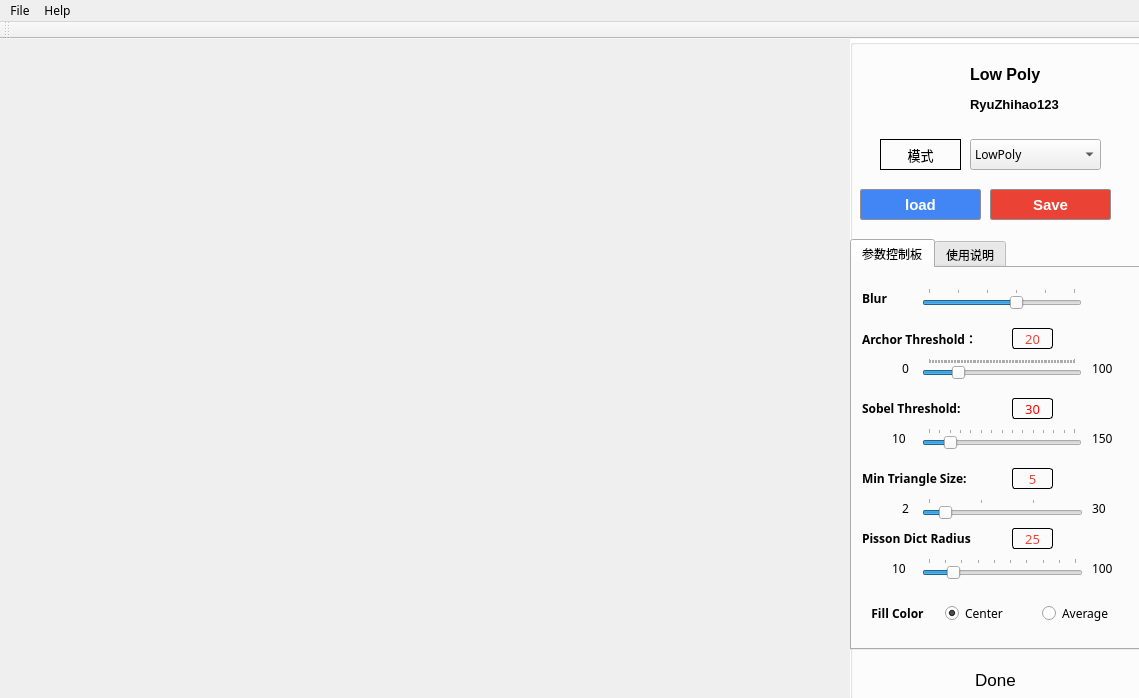
<?xml version="1.0" encoding="UTF-8"?>
<ui version="4.0">
 <class>MainWindow</class>
 <widget class="QMainWindow" name="MainWindow">
  <property name="geometry">
   <rect>
    <x>0</x>
    <y>0</y>
    <width>1139</width>
    <height>698</height>
   </rect>
  </property>
  <property name="font">
   <font>
    <family>微软雅黑</family>
   </font>
  </property>
  <property name="windowTitle">
   <string>MainWindow</string>
  </property>
  <widget class="QWidget" name="centralWidget">
   <widget class="QGroupBox" name="groupBox">
    <property name="geometry">
     <rect>
      <x>850</x>
      <y>0</y>
      <width>291</width>
      <height>661</height>
     </rect>
    </property>
    <property name="font">
     <font/>
    </property>
    <property name="styleSheet">
     <string notr="true">QGroupBox{
	background-color:rgb(255,255,255);
}</string>
    </property>
    <property name="title">
     <string/>
    </property>
    <widget class="QComboBox" name="cbxMode">
     <property name="geometry">
      <rect>
       <x>120</x>
       <y>100</y>
       <width>131</width>
       <height>31</height>
      </rect>
     </property>
     <property name="font">
      <font>
       <family>微软雅黑</family>
      </font>
     </property>
     <property name="currentIndex">
      <number>3</number>
     </property>
     <item>
      <property name="text">
       <string>OriginImage</string>
      </property>
     </item>
     <item>
      <property name="text">
       <string>BlurImage</string>
      </property>
     </item>
     <item>
      <property name="text">
       <string>EdgeImage</string>
      </property>
     </item>
     <item>
      <property name="text">
       <string>LowPoly</string>
      </property>
     </item>
     <item>
      <property name="text">
       <string>***Process</string>
      </property>
     </item>
    </widget>
    <widget class="QPushButton" name="btnLoad">
     <property name="geometry">
      <rect>
       <x>10</x>
       <y>150</y>
       <width>121</width>
       <height>31</height>
      </rect>
     </property>
     <property name="font">
      <font>
       <pointsize>11</pointsize>
       <weight>75</weight>
       <bold>true</bold>
      </font>
     </property>
     <property name="styleSheet">
      <string notr="true">QPushButton {
    border: 1px solid #8f8f91;
    border-radius: 2px;
    background-color: rgb(66,133,244);
    min-width: 80px;
    color:#FFFFFF;
}

QPushButton:hover{
    border: 1px solid #8f8f91;
    border-radius: 3px;
    background-color: qlineargradient(x1: 0, y1: 0, x2: 0, y2: 1,stop: 0 #5295F4, stop: 1 #4285F4);
    min-width: 80px;
}

QPushButton :pressed{
    border: 1px solid #8f8f91;
    border-radius: 2px;
    background-color: qlineargradient(x1: 0, y1: 0, x2: 0, y2: 1,stop: 0 #5295F4, stop: 1 #4285F4);
    min-width: 80px;
    color:#FFFFFF;
}


</string>
     </property>
     <property name="text">
      <string>load</string>
     </property>
    </widget>
    <widget class="QTabWidget" name="tabWidget">
     <property name="geometry">
      <rect>
       <x>0</x>
       <y>200</y>
       <width>291</width>
       <height>411</height>
      </rect>
     </property>
     <property name="font">
      <font>
       <family>微软雅黑</family>
      </font>
     </property>
     <property name="currentIndex">
      <number>0</number>
     </property>
     <widget class="QWidget" name="tab_2">
      <attribute name="title">
       <string>参数控制板</string>
      </attribute>
      <widget class="QLabel" name="label_4">
       <property name="geometry">
        <rect>
         <x>10</x>
         <y>260</y>
         <width>161</width>
         <height>20</height>
        </rect>
       </property>
       <property name="font">
        <font>
         <family>微软雅黑</family>
         <weight>75</weight>
         <bold>true</bold>
        </font>
       </property>
       <property name="text">
        <string>Pisson Dict Radius</string>
       </property>
      </widget>
      <widget class="QLabel" name="lblArchorThreshold">
       <property name="geometry">
        <rect>
         <x>160</x>
         <y>60</y>
         <width>41</width>
         <height>21</height>
        </rect>
       </property>
       <property name="font">
        <font>
         <family>微软雅黑</family>
         <pointsize>10</pointsize>
         <weight>9</weight>
         <italic>false</italic>
         <bold>false</bold>
        </font>
       </property>
       <property name="styleSheet">
        <string notr="true">font: 75 10pt &quot;微软雅黑&quot;;
color: #EA4335;
border:1px solid;
border-radius:3px;</string>
       </property>
       <property name="text">
        <string>20</string>
       </property>
       <property name="alignment">
        <set>Qt::AlignCenter</set>
       </property>
      </widget>
      <widget class="QSlider" name="sliderSobelThreshold">
       <property name="geometry">
        <rect>
         <x>70</x>
         <y>160</y>
         <width>160</width>
         <height>22</height>
        </rect>
       </property>
       <property name="font">
        <font>
         <family>微软雅黑</family>
        </font>
       </property>
       <property name="minimum">
        <number>10</number>
       </property>
       <property name="maximum">
        <number>150</number>
       </property>
       <property name="value">
        <number>30</number>
       </property>
       <property name="orientation">
        <enum>Qt::Horizontal</enum>
       </property>
       <property name="tickPosition">
        <enum>QSlider::TicksAbove</enum>
       </property>
      </widget>
      <widget class="QLabel" name="label_14">
       <property name="geometry">
        <rect>
         <x>40</x>
         <y>290</y>
         <width>21</width>
         <height>21</height>
        </rect>
       </property>
       <property name="font">
        <font>
         <family>微软雅黑</family>
        </font>
       </property>
       <property name="text">
        <string>10</string>
       </property>
      </widget>
      <widget class="QLabel" name="label_11">
       <property name="geometry">
        <rect>
         <x>240</x>
         <y>230</y>
         <width>21</width>
         <height>21</height>
        </rect>
       </property>
       <property name="font">
        <font>
         <family>微软雅黑</family>
        </font>
       </property>
       <property name="text">
        <string>30</string>
       </property>
      </widget>
      <widget class="QSlider" name="sliderEdgePoints">
       <property name="geometry">
        <rect>
         <x>70</x>
         <y>230</y>
         <width>161</width>
         <height>22</height>
        </rect>
       </property>
       <property name="font">
        <font>
         <family>微软雅黑</family>
        </font>
       </property>
       <property name="minimum">
        <number>2</number>
       </property>
       <property name="maximum">
        <number>30</number>
       </property>
       <property name="value">
        <number>5</number>
       </property>
       <property name="orientation">
        <enum>Qt::Horizontal</enum>
       </property>
       <property name="tickPosition">
        <enum>QSlider::TicksAbove</enum>
       </property>
      </widget>
      <widget class="QLabel" name="label_3">
       <property name="geometry">
        <rect>
         <x>10</x>
         <y>200</y>
         <width>161</width>
         <height>20</height>
        </rect>
       </property>
       <property name="font">
        <font>
         <family>微软雅黑</family>
         <weight>75</weight>
         <bold>true</bold>
        </font>
       </property>
       <property name="text">
        <string>Min Triangle Size:</string>
       </property>
      </widget>
      <widget class="QLabel" name="lblSobelThreshold">
       <property name="geometry">
        <rect>
         <x>160</x>
         <y>130</y>
         <width>41</width>
         <height>21</height>
        </rect>
       </property>
       <property name="font">
        <font>
         <family>微软雅黑</family>
         <pointsize>10</pointsize>
         <weight>9</weight>
         <italic>false</italic>
         <bold>false</bold>
        </font>
       </property>
       <property name="styleSheet">
        <string notr="true">font: 75 10pt &quot;微软雅黑&quot;;
color: #EA4335;
border:1px solid;
border-radius:3px;font: 75 10pt &quot;微软雅黑&quot;;
color: rgb(255, 0, 0);</string>
       </property>
       <property name="text">
        <string>30</string>
       </property>
       <property name="alignment">
        <set>Qt::AlignCenter</set>
       </property>
      </widget>
      <widget class="QLabel" name="label_9">
       <property name="geometry">
        <rect>
         <x>240</x>
         <y>160</y>
         <width>31</width>
         <height>21</height>
        </rect>
       </property>
       <property name="font">
        <font>
         <family>微软雅黑</family>
        </font>
       </property>
       <property name="text">
        <string>150</string>
       </property>
      </widget>
      <widget class="QLabel" name="label_7">
       <property name="geometry">
        <rect>
         <x>240</x>
         <y>90</y>
         <width>31</width>
         <height>21</height>
        </rect>
       </property>
       <property name="font">
        <font>
         <family>微软雅黑</family>
        </font>
       </property>
       <property name="text">
        <string>100</string>
       </property>
      </widget>
      <widget class="QLabel" name="label_16">
       <property name="geometry">
        <rect>
         <x>240</x>
         <y>290</y>
         <width>31</width>
         <height>21</height>
        </rect>
       </property>
       <property name="font">
        <font>
         <family>微软雅黑</family>
        </font>
       </property>
       <property name="text">
        <string>100</string>
       </property>
      </widget>
      <widget class="QLabel" name="label_6">
       <property name="geometry">
        <rect>
         <x>50</x>
         <y>90</y>
         <width>31</width>
         <height>21</height>
        </rect>
       </property>
       <property name="font">
        <font>
         <family>微软雅黑</family>
        </font>
       </property>
       <property name="text">
        <string>0</string>
       </property>
      </widget>
      <widget class="QLabel" name="label">
       <property name="geometry">
        <rect>
         <x>10</x>
         <y>60</y>
         <width>141</width>
         <height>21</height>
        </rect>
       </property>
       <property name="font">
        <font>
         <family>微软雅黑</family>
         <weight>75</weight>
         <bold>true</bold>
        </font>
       </property>
       <property name="text">
        <string>Archor Threshold：</string>
       </property>
      </widget>
      <widget class="QLabel" name="label_2">
       <property name="geometry">
        <rect>
         <x>10</x>
         <y>130</y>
         <width>131</width>
         <height>20</height>
        </rect>
       </property>
       <property name="font">
        <font>
         <family>微软雅黑</family>
         <weight>75</weight>
         <bold>true</bold>
        </font>
       </property>
       <property name="text">
        <string>Sobel Threshold:</string>
       </property>
      </widget>
      <widget class="QSlider" name="sliderArchorThreshold">
       <property name="geometry">
        <rect>
         <x>70</x>
         <y>90</y>
         <width>160</width>
         <height>22</height>
        </rect>
       </property>
       <property name="font">
        <font>
         <family>微软雅黑</family>
        </font>
       </property>
       <property name="maximum">
        <number>100</number>
       </property>
       <property name="pageStep">
        <number>1</number>
       </property>
       <property name="value">
        <number>20</number>
       </property>
       <property name="orientation">
        <enum>Qt::Horizontal</enum>
       </property>
       <property name="tickPosition">
        <enum>QSlider::TicksAbove</enum>
       </property>
      </widget>
      <widget class="QLabel" name="label_8">
       <property name="geometry">
        <rect>
         <x>40</x>
         <y>160</y>
         <width>21</width>
         <height>21</height>
        </rect>
       </property>
       <property name="font">
        <font>
         <family>微软雅黑</family>
        </font>
       </property>
       <property name="text">
        <string>10</string>
       </property>
      </widget>
      <widget class="QSlider" name="sliderPoissonRadius">
       <property name="geometry">
        <rect>
         <x>70</x>
         <y>290</y>
         <width>161</width>
         <height>22</height>
        </rect>
       </property>
       <property name="font">
        <font>
         <family>微软雅黑</family>
        </font>
       </property>
       <property name="minimum">
        <number>10</number>
       </property>
       <property name="maximum">
        <number>100</number>
       </property>
       <property name="value">
        <number>25</number>
       </property>
       <property name="orientation">
        <enum>Qt::Horizontal</enum>
       </property>
       <property name="tickPosition">
        <enum>QSlider::TicksAbove</enum>
       </property>
      </widget>
      <widget class="QLabel" name="lblPoissanRadius">
       <property name="geometry">
        <rect>
         <x>160</x>
         <y>260</y>
         <width>41</width>
         <height>21</height>
        </rect>
       </property>
       <property name="font">
        <font>
         <family>微软雅黑</family>
         <pointsize>10</pointsize>
         <weight>9</weight>
         <italic>false</italic>
         <bold>false</bold>
        </font>
       </property>
       <property name="styleSheet">
        <string notr="true">font: 75 10pt &quot;微软雅黑&quot;;
color: #EA4335;
border:1px solid;
border-radius:3px;</string>
       </property>
       <property name="text">
        <string>25</string>
       </property>
       <property name="alignment">
        <set>Qt::AlignCenter</set>
       </property>
      </widget>
      <widget class="QLabel" name="lblMinTriangleSize">
       <property name="geometry">
        <rect>
         <x>160</x>
         <y>200</y>
         <width>41</width>
         <height>21</height>
        </rect>
       </property>
       <property name="font">
        <font>
         <family>微软雅黑</family>
         <pointsize>10</pointsize>
         <weight>9</weight>
         <italic>false</italic>
         <bold>false</bold>
        </font>
       </property>
       <property name="styleSheet">
        <string notr="true">font: 75 10pt &quot;微软雅黑&quot;;
color: #EA4335;
border:1px solid;
border-radius:3px;</string>
       </property>
       <property name="text">
        <string>5</string>
       </property>
       <property name="alignment">
        <set>Qt::AlignCenter</set>
       </property>
      </widget>
      <widget class="QLabel" name="label_13">
       <property name="geometry">
        <rect>
         <x>50</x>
         <y>230</y>
         <width>21</width>
         <height>21</height>
        </rect>
       </property>
       <property name="font">
        <font>
         <family>微软雅黑</family>
        </font>
       </property>
       <property name="text">
        <string>2</string>
       </property>
      </widget>
      <widget class="QRadioButton" name="rBtnCenter">
       <property name="geometry">
        <rect>
         <x>93</x>
         <y>330</y>
         <width>91</width>
         <height>31</height>
        </rect>
       </property>
       <property name="font">
        <font>
         <family>微软雅黑</family>
        </font>
       </property>
       <property name="text">
        <string>Center</string>
       </property>
       <property name="checked">
        <bool>true</bool>
       </property>
      </widget>
      <widget class="QRadioButton" name="rBtnAverage">
       <property name="geometry">
        <rect>
         <x>190</x>
         <y>330</y>
         <width>91</width>
         <height>31</height>
        </rect>
       </property>
       <property name="font">
        <font>
         <family>微软雅黑</family>
         <weight>50</weight>
         <bold>false</bold>
        </font>
       </property>
       <property name="text">
        <string>Average</string>
       </property>
       <property name="checked">
        <bool>false</bool>
       </property>
      </widget>
      <widget class="QLabel" name="label_15">
       <property name="geometry">
        <rect>
         <x>0</x>
         <y>330</y>
         <width>91</width>
         <height>31</height>
        </rect>
       </property>
       <property name="font">
        <font>
         <family>微软雅黑</family>
         <weight>75</weight>
         <bold>true</bold>
        </font>
       </property>
       <property name="text">
        <string>Fill Color</string>
       </property>
       <property name="alignment">
        <set>Qt::AlignCenter</set>
       </property>
      </widget>
      <widget class="QLabel" name="label_17">
       <property name="geometry">
        <rect>
         <x>10</x>
         <y>20</y>
         <width>51</width>
         <height>21</height>
        </rect>
       </property>
       <property name="font">
        <font>
         <family>微软雅黑</family>
         <weight>75</weight>
         <bold>true</bold>
        </font>
       </property>
       <property name="text">
        <string>Blur</string>
       </property>
      </widget>
      <widget class="QSlider" name="sliderBlurRadius">
       <property name="geometry">
        <rect>
         <x>70</x>
         <y>20</y>
         <width>160</width>
         <height>22</height>
        </rect>
       </property>
       <property name="font">
        <font>
         <family>微软雅黑</family>
        </font>
       </property>
       <property name="minimum">
        <number>0</number>
       </property>
       <property name="maximum">
        <number>5</number>
       </property>
       <property name="pageStep">
        <number>1</number>
       </property>
       <property name="value">
        <number>3</number>
       </property>
       <property name="orientation">
        <enum>Qt::Horizontal</enum>
       </property>
       <property name="tickPosition">
        <enum>QSlider::TicksAbove</enum>
       </property>
      </widget>
     </widget>
     <widget class="QWidget" name="tab">
      <attribute name="title">
       <string>使用说明</string>
      </attribute>
      <widget class="QLabel" name="label_10">
       <property name="geometry">
        <rect>
         <x>20</x>
         <y>20</y>
         <width>221</width>
         <height>301</height>
        </rect>
       </property>
       <property name="text">
        <string/>
       </property>
      </widget>
      <widget class="QTextEdit" name="textEdit">
       <property name="geometry">
        <rect>
         <x>10</x>
         <y>0</y>
         <width>261</width>
         <height>331</height>
        </rect>
       </property>
       <property name="font">
        <font/>
       </property>
       <property name="styleSheet">
        <string notr="true">border:0px;</string>
       </property>
       <property name="readOnly">
        <bool>true</bool>
       </property>
       <property name="html">
        <string>&lt;!DOCTYPE HTML PUBLIC &quot;-//W3C//DTD HTML 4.0//EN&quot; &quot;http://www.w3.org/TR/REC-html40/strict.dtd&quot;&gt;
&lt;html&gt;&lt;head&gt;&lt;meta name=&quot;qrichtext&quot; content=&quot;1&quot; /&gt;&lt;style type=&quot;text/css&quot;&gt;
p, li { white-space: pre-wrap; }
&lt;/style&gt;&lt;/head&gt;&lt;body style=&quot; font-family:'SimSun'; font-size:9pt; font-weight:400; font-style:normal;&quot;&gt;
&lt;p align=&quot;center&quot; style=&quot; margin-top:0px; margin-bottom:0px; margin-left:0px; margin-right:0px; -qt-block-indent:0; text-indent:0px;&quot;&gt;&lt;span style=&quot; font-family:'微软雅黑'; font-size:10pt; font-weight:600;&quot;&gt;Low Poly&lt;/span&gt;&lt;span style=&quot; font-family:'微软雅黑'; font-size:10pt;&quot;&gt;&lt;br /&gt;作者：&lt;/span&gt;&lt;a href=&quot;https://blog.csdn.net/mahabharata_&quot;&gt;&lt;span style=&quot; font-family:'微软雅黑'; text-decoration: underline; color:#0000ff;&quot;&gt;刘志浩（RyuZhihao123)&lt;/span&gt;&lt;/a&gt;&lt;/p&gt;
&lt;p style=&quot;-qt-paragraph-type:empty; margin-top:0px; margin-bottom:0px; margin-left:0px; margin-right:0px; -qt-block-indent:0; text-indent:0px; font-family:'微软雅黑'; font-size:10pt;&quot;&gt;&lt;br /&gt;&lt;/p&gt;
&lt;p style=&quot; margin-top:0px; margin-bottom:0px; margin-left:0px; margin-right:0px; -qt-block-indent:0; text-indent:0px;&quot;&gt;&lt;span style=&quot; font-family:'微软雅黑'; font-size:10pt;&quot;&gt;在模式“***Process”下，用户可以对网格进行编辑。&lt;/span&gt;&lt;/p&gt;
&lt;p style=&quot; margin-top:0px; margin-bottom:0px; margin-left:0px; margin-right:0px; -qt-block-indent:0; text-indent:0px;&quot;&gt;&lt;span style=&quot; font-family:'微软雅黑'; font-size:10pt; font-weight:600;&quot;&gt;Ctrl+鼠标左键&lt;/span&gt;&lt;span style=&quot; font-family:'微软雅黑'; font-size:10pt;&quot;&gt;：可以新增网格顶点&lt;/span&gt;&lt;/p&gt;
&lt;p style=&quot; margin-top:0px; margin-bottom:0px; margin-left:0px; margin-right:0px; -qt-block-indent:0; text-indent:0px;&quot;&gt;&lt;span style=&quot; font-family:'微软雅黑'; font-size:10pt; font-weight:600;&quot;&gt;Alt +鼠标左键&lt;/span&gt;&lt;span style=&quot; font-family:'微软雅黑'; font-size:10pt;&quot;&gt;：可以框选一个区域，以删除其内的顶点。&lt;/span&gt;&lt;/p&gt;&lt;/body&gt;&lt;/html&gt;</string>
       </property>
      </widget>
     </widget>
    </widget>
    <widget class="QLabel" name="label_12">
     <property name="geometry">
      <rect>
       <x>30</x>
       <y>100</y>
       <width>81</width>
       <height>31</height>
      </rect>
     </property>
     <property name="font">
      <font>
       <family>微软雅黑</family>
       <pointsize>10</pointsize>
      </font>
     </property>
     <property name="styleSheet">
      <string notr="true">border-color: rgb(170, 0, 0);
border:1px solid;</string>
     </property>
     <property name="text">
      <string>模式</string>
     </property>
     <property name="alignment">
      <set>Qt::AlignCenter</set>
     </property>
    </widget>
    <widget class="QLabel" name="lblState">
     <property name="geometry">
      <rect>
       <x>0</x>
       <y>620</y>
       <width>291</width>
       <height>41</height>
      </rect>
     </property>
     <property name="font">
      <font>
       <pointsize>13</pointsize>
      </font>
     </property>
     <property name="text">
      <string>Done</string>
     </property>
     <property name="alignment">
      <set>Qt::AlignCenter</set>
     </property>
    </widget>
    <widget class="QPushButton" name="btnLoad_2">
     <property name="geometry">
      <rect>
       <x>140</x>
       <y>150</y>
       <width>121</width>
       <height>31</height>
      </rect>
     </property>
     <property name="font">
      <font>
       <pointsize>11</pointsize>
       <weight>75</weight>
       <bold>true</bold>
      </font>
     </property>
     <property name="styleSheet">
      <string notr="true">QPushButton {
    border: 1px solid #8f8f91;
    border-radius: 2px;
    background-color: rgb(234,67,53);
    min-width: 80px;
    color:#FFFFFF;
}

QPushButton:hover{
    border: 1px solid #8f8f91;
    border-radius: 3px;
    background-color: qlineargradient(x1: 0, y1: 0, x2: 0, y2: 1,stop: 0 rgb(180,110,110), stop: 1 rgb(110,10,10));
    min-width: 80px;
}

QPushButton :pressed{
    border: 1px solid #8f8f91;
    border-radius: 2px;
    background-color: qlineargradient(x1: 0, y1: 0, x2: 0, y2: 1,stop: 0 #4E6060, stop: 1 #1B1B1B);
    min-width: 80px;
    color:#FFFFFF;
}


</string>
     </property>
     <property name="text">
      <string>Save</string>
     </property>
    </widget>
    <widget class="QLabel" name="label_19">
     <property name="geometry">
      <rect>
       <x>120</x>
       <y>50</y>
       <width>151</width>
       <height>31</height>
      </rect>
     </property>
     <property name="font">
      <font>
       <pointsize>10</pointsize>
       <weight>75</weight>
       <bold>true</bold>
      </font>
     </property>
     <property name="text">
      <string>RyuZhihao123</string>
     </property>
    </widget>
    <widget class="QLabel" name="label_20">
     <property name="geometry">
      <rect>
       <x>30</x>
       <y>13</y>
       <width>71</width>
       <height>71</height>
      </rect>
     </property>
     <property name="font">
      <font>
       <pointsize>12</pointsize>
       <weight>75</weight>
       <bold>true</bold>
      </font>
     </property>
     <property name="styleSheet">
      <string notr="true">border-image: url(:/img/res/logo.png);</string>
     </property>
     <property name="text">
      <string/>
     </property>
    </widget>
    <widget class="QLabel" name="label_21">
     <property name="geometry">
      <rect>
       <x>120</x>
       <y>20</y>
       <width>151</width>
       <height>31</height>
      </rect>
     </property>
     <property name="font">
      <font>
       <pointsize>12</pointsize>
       <weight>75</weight>
       <bold>true</bold>
      </font>
     </property>
     <property name="text">
      <string>Low Poly</string>
     </property>
    </widget>
   </widget>
  </widget>
  <widget class="QMenuBar" name="menuBar">
   <property name="geometry">
    <rect>
     <x>0</x>
     <y>0</y>
     <width>1139</width>
     <height>26</height>
    </rect>
   </property>
   <widget class="QMenu" name="menuFile">
    <property name="title">
     <string>File</string>
    </property>
   </widget>
   <widget class="QMenu" name="menuHelp">
    <property name="title">
     <string>Help</string>
    </property>
    <addaction name="actionHelp"/>
    <addaction name="actionAbout"/>
   </widget>
   <addaction name="menuFile"/>
   <addaction name="menuHelp"/>
  </widget>
  <widget class="QToolBar" name="mainToolBar">
   <attribute name="toolBarArea">
    <enum>TopToolBarArea</enum>
   </attribute>
   <attribute name="toolBarBreak">
    <bool>false</bool>
   </attribute>
  </widget>
  <action name="actionHelp">
   <property name="text">
    <string>Help</string>
   </property>
  </action>
  <action name="actionAbout">
   <property name="text">
    <string>About</string>
   </property>
  </action>
 </widget>
 <layoutdefault spacing="6" margin="11"/>
 <resources/>
 <connections/>
</ui>
